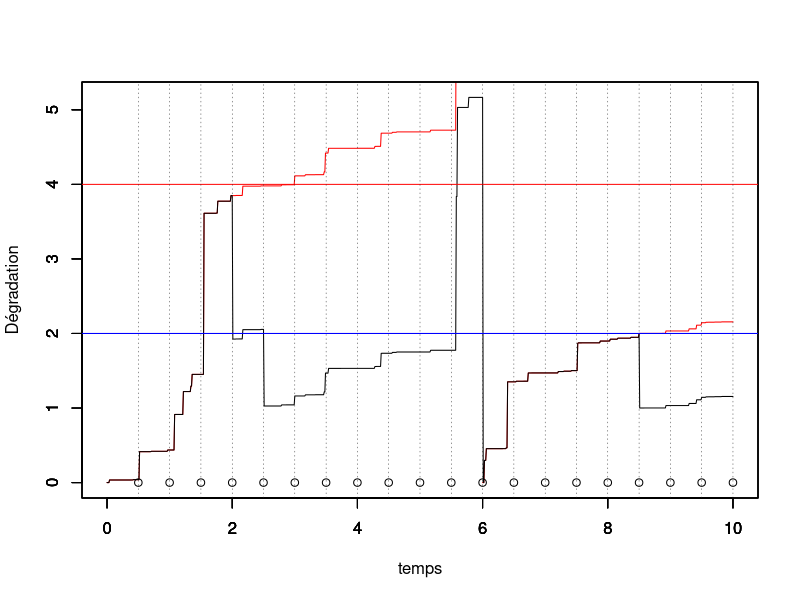
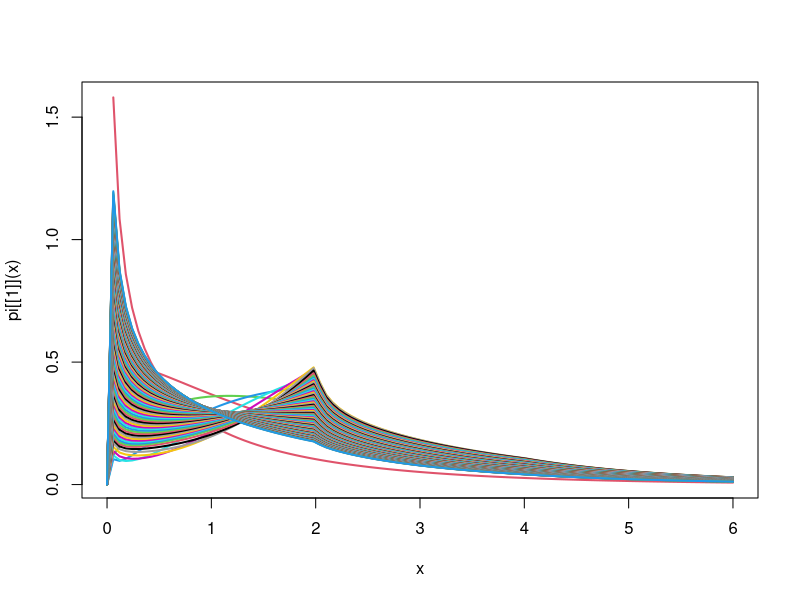
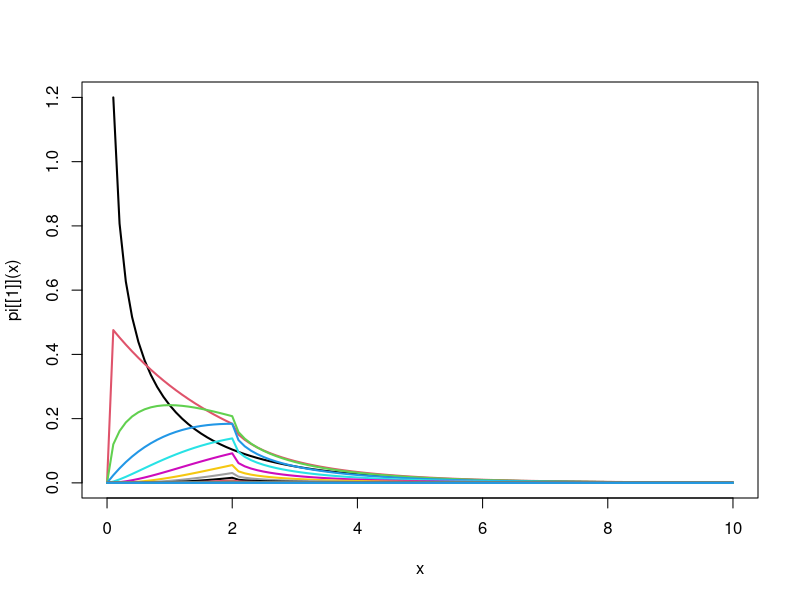

Write R code to recreate these figures, in order.
#### Programme de simulation lorsqu'on observe uniquement la dégradation juste avant l'inspection


rm(list=ls())
library(ggplot2)
library(tidyverse)
tau = 0.5 # intervalle inter-inspection
rho = 0.5 # parametre ARDinf
L=2 # seuil pour MP
M=4 # seuil pout MC
tps.final <-10 # fenêtre d'observation du processus

id.newcycle <- FALSE # Initialisation du nb de cycle de renouvellement

set.seed(123)
# Simulation d'un processus gamma jusqu'au temps final
pas = 0.01 # pas de temps pour simuler le processus

alpha = 1 # paramètre de forme de Gamma a = alpha (t)^beta
beta = 1 # paramètre de forme  de Gamma
b=2   # paramètre d'échelle du Gamma
temps = seq(from = 0,to = tps.final,by = pas)

n=length(temps)

nb.inspections<- floor(tps.final/tau) # nombre d'inspections max pendant la fenêtre d'observation.

obs<-numeric(nb.inspections) # données observées (pendant les inspections, à t_j^-)

j<-1 # indicateur prochaine inspection
j.newcycle <- 0 # identifier le j où nouveau cycle
nb.cycles <- 1 # compteur de cycles

x=matrix(nrow=nb.inspections,ncol = n) # processus Gamma simulé, nb.lignes = nb.cycles
x[nb.cycles,1] = 0     # initialisation du processus Gamma = 0 à t=0
for(i in 2:n){
  x[nb.cycles,i] = x[nb.cycles,i-1] + rgamma(1,scale = b, shape = alpha*(temps[i]^beta-temps[i-1]^beta))
}
y=numeric(n) # processus Gamma maintenu
y.tilde=numeric(n) # processus Gamma maintenu

y[1]<-0
y.tilde[1]<-0

while (j<=nb.inspections) {
  # boucle sur un cycle de renouvellement
  if (id.newcycle){
    # on resimule un x depuis 0
    x[nb.cycles,1] = 0     # initialisation du processus Gamma = 0 à t=0
    for(i in 2:n){
      x[nb.cycles,i] = x[nb.cycles,i-1] + rgamma(1,scale = b, shape = alpha*(temps[i]^beta-temps[i-1]^beta))
    }
    id.newcycle <- FALSE
  }
  
  y.tilde[((j-1)*tau/pas+2):(j*(tau/pas)+1)]<-y[((j-1)*tau/pas+2):(j*(tau/pas)+1)]<-y[(j-1)*tau/pas+1]+ x[nb.cycles,((j-j.newcycle-1)*tau/pas+2):((j-j.newcycle)*(tau/pas)+1)]- x[nb.cycles,(j-j.newcycle-1)*tau/pas+1]

  obs[j]<-y[j*tau/pas+1] # état dégradation à l'inspection (t_j^-)
  
  if (obs[j] < L) {
    print("no action")
  } else {
    if (obs[j]<M) {
      y[j*tau/pas+1]<-(1-rho)*y[j*tau/pas+1] # on écrase (ARD infini)
    } else {
      y[j*tau/pas+1]<-0
      id.newcycle <- TRUE
      j.newcycle <- j
      nb.cycles <- nb.cycles+1
    }
  }
  j<-j+1
}


#df <- data.frame(temps,x,y)
#mygraph <- ggplot(df,aes(x = temps)) +  
#  geom_line(aes(y = y), color = "darkred") +
#  geom_line(aes(y = x), color="steelblue", linetype="twodash") +
#  geom_abline(slope = 0,intercept = L,color="blue") +
#  geom_abline(slope = 0,intercept = M,color="red")


temps.cycle<-c(0,tau*which(obs>M),tps.final)
indice.temps.cycle <- c(1,tau/pas*(which(obs>M))+1,length(temps))


for (k in 1:nb.cycles){
  plot(temps[indice.temps.cycle[k]:indice.temps.cycle[k+1]],x[k,1:(indice.temps.cycle[k+1]-indice.temps.cycle[k]+1)],col="red",type="l",ylim = c(0,max(y.tilde)),xlim = c(0,tps.final),xlab="",ylab="")
  par(new=T)
}

plot(temps,y.tilde,type="l",ylim=c(0,max(y.tilde)),xlim = c(0,tps.final),ylab="",xlab="")


par(new=T)
plot(tau*(1:nb.inspections),numeric(length = nb.inspections),ylim=c(0,max(y.tilde)),type="p",xlim = c(0,tps.final),xlab = "temps",ylab="Dégradation")
abline(h=L,col="blue")
abline(h=M,col="red")
abline(v=tau*(1:nb.inspections), lty =3, col = grey(0.1), lwd = 0.45)

#abline(v = tau*(1:nb.inspection))


#####################################
# Calcul de la loi stationnaire
#####################################


## update 20/05/2021
## version discrétisée pour le calcul de la loi stationnaire

# fonction ntrap : renvoie l'intégrale par la méthode des trapèzes
ntrap <- function(abs,ord){
  # Cette fonction renvoie un vecteur de taille nc (pour différentes valeurs de y)
  # abscisse abs : vecteur de taille nl
  # ordonnée ord : matrice de taille nc*nl
  nl<- length(abs)
  if (is.matrix(ord) == T){
    nc <- nrow(ord)
    res <- rowSums((matrix(1,ncol=1,nrow=nc)%*%diff(abs))*(ord[,-ncol(ord)]+ord[,-1])/2)
    } else {
    nc <- 1
    res <- sum(diff(abs)*(ord[-length(ord)]+ord[-1])/2)
    }
  return(res)
}





# vecteur de l'état x
level.x <- seq(0.01,M+2,0.01)
n.level.x <-length(level.x)

ind.L <- which( level.x == L)
ind.M <- which( level.x == M)


level.y <- seq(0.01,M+2,0.01)
n.level.y <-length(level.y)

mat.trans <- matrix(0,ncol=n.level.y,nrow = n.level.x)
mat.trans.rho <- matrix(0,ncol=n.level.y,nrow = n.level.x)

for(i in 1:(n.level.x-1)){
  mat.trans[i,(i+1):n.level.y]<-dgamma(level.y[(i+1):n.level.y]-level.x[i],scale=b,shape = alpha*tau^beta)
  mat.trans.rho[i,(i+1):n.level.y]<-dgamma(level.y[(i+1):n.level.y]-(1-rho)*level.x[i],scale=b,shape = alpha*tau^beta)
}

K<-100
w<-matrix(0,nrow=K,ncol=n.level.y)
w[1,]<-dgamma(level.y,scale = b,shape=alpha*tau^beta)


pi<-list()
pi[[1]]<-function(x) dgamma(x,scale = b,shape=alpha*tau^beta)
curve(pi[[1]](x), from = 0, to = max(level.x), lwd = 2, col = k)

for(k in 2:K){
  
  # Contribution à la première intégrale :

  Q1 <- ntrap(level.x[1:ind.L],t(mat.trans[1:ind.L,]) * matrix(rep(w[k-1,1:ind.L],n.level.y),byrow = T,ncol = ind.L)) 
  # Contribution à la deuxième intégrale :

  Q2 <- ntrap(level.x[(ind.L+1):ind.M],t(mat.trans.rho[(ind.L+1):ind.M,]) *matrix(rep(w[k-1,(ind.L+1):ind.M],n.level.y),byrow = T,ncol = ind.M-ind.L) )
  
  # Contribution à la troisième intégrale :

  Q3 <- dgamma(level.y,scale=b,shape=alpha*tau^beta) * ntrap(level.x[(ind.M+1):n.level.y],w[(ind.M+1):n.level.y])
  
  aux <- w[k,] <- (Q1+Q2+Q3)/ntrap(level.x,Q1+Q2+Q3)
  fn_w <- function(x) {
    res <- splinefun(x = level.x, y = aux)(x)*((0 < x) & (x<=max(level.x)))
    return(res)
  }
  pi[[k]] <- fn_w
  curve(pi[[k]](x), from = 0, to = max(level.x), lwd = 2, add = TRUE, col = k)
  print(paste("L'intégrale de la", k,"-ième fonction vaut",integrate(fn_w,0,Inf)$value,sep=" "))
  scan()
}




K<- 20 # nb itérations de l'algo de point fixe
grid_abs <- seq(0.01,10,0.01)
nb_abs <- length(grid_abs)
w<-matrix(nrow = K,ncol = nb_abs )

pi<-list()
pi[[1]]<-function(x) dgamma(x,scale = b,shape=alpha*tau^beta)


curve(pi[[1]](x), from = 0, to = max(grid_abs), lwd = 2)

for(k in 2:K){
  for (j in 1:nb_abs){
    abs <- grid_abs[j]
    fn_aux1 <- function(x) {
      res <- pi[[k-1]](x)*dgamma(abs-x,scale = b,shape=alpha*tau^beta)
      return(res)
    }
    fn_aux2 <- function(x) {
      res <- pi[[k-1]](x)*dgamma(abs-(1-rho)*x,scale=b,shape=alpha*tau^beta)
      return(res)
    }
    fn_aux3 <- function(x) {
      res <- pi[[k-1]](x)
      return(res)
    }
    w[k,j] <- integrate(f = fn_aux1, lower = 0, upper = min(L,abs))$value 
    + ifelse(min(abs/(1-rho),L)==min(abs/(1-rho),M),0,integrate(f = fn_aux2, lower = min(abs/(1-rho),L), upper = min(abs/(1-rho),M))$value)
    + integrate(f = fn_aux3, lower = M, upper = Inf)$value * dgamma(abs,scale=b,shape=alpha*tau^beta)
  }
  aux <- w[k,]
  fn_w <- function(x) {
    res <- splinefun(x = grid_abs, y = aux)(x)*((0 < x) & (x<=max(grid_abs)))
    return(res)
  }
  pi[[k]] <- fn_w
  curve(pi[[k]](x), from = 0, to = max(grid_abs), lwd = 2, add = TRUE, col = k)
  print(paste("L'intégrale de la", k,"-ième fonction vaut",integrate(fn_w,0,Inf)$value,sep=" "))
}
